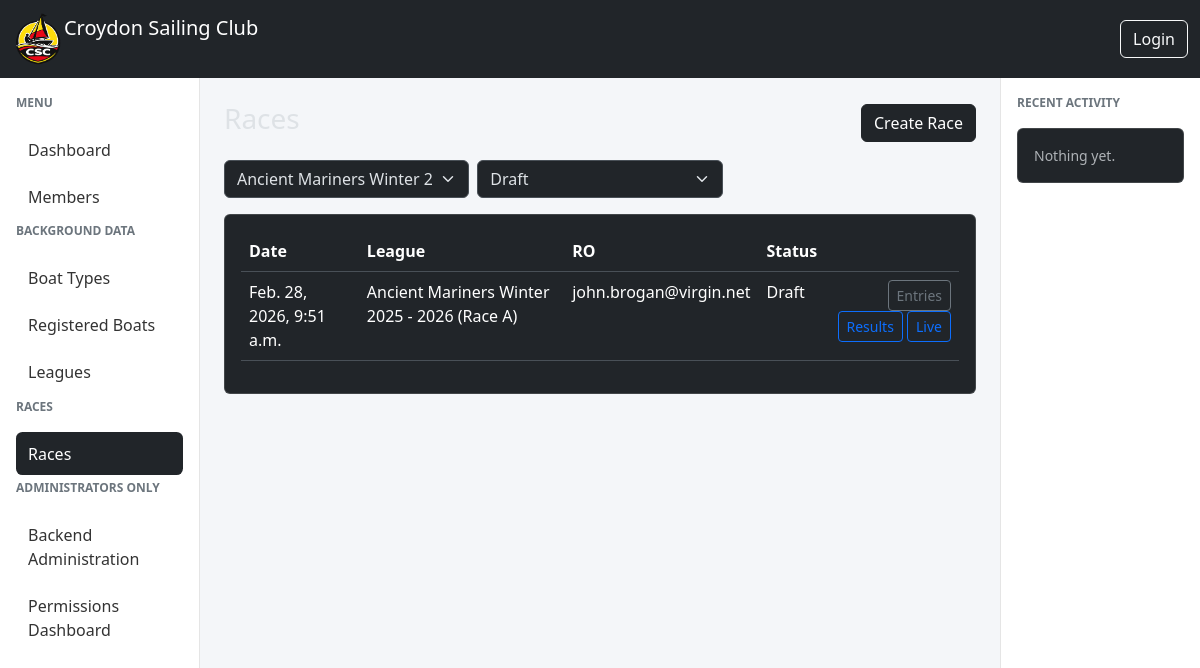
Page /races/?league=1&status=draft on the committed database.
### races/models.py (models this page shows, shortened)
class Race(models.Model):
    event = models.OneToOneField(Event, on_delete=models.CASCADE)
    league = models.ForeignKey(
        "races.League",
        on_delete=models.SET_NULL,
        null=True,
        blank=True,
        related_name="races",
    )
    race_officer = models.ForeignKey(
        settings.AUTH_USER_MODEL,
        on_delete=models.SET_NULL,
        null=True,
        related_name="races_as_ro",
    )
    assistant_race_officer = models.ForeignKey(
        settings.AUTH_USER_MODEL,
        on_delete=models.SET_NULL,
        null=True,
        blank=True,
        related_name="races_as_aro",
    )
    class RaceStatus(models.TextChoices):
        DRAFT = "draft", "Draft"
        OPEN = "open", "Open"
        RUNNING = "running", "Running"
        FINISHED = "finished", "Finished"
        VERIFIED = "verified", "Verified"
        LOCKED = "locked", "Locked"
    status = models.CharField(
        max_length=20,
        choices=RaceStatus.choices,
        default=RaceStatus.DRAFT,
    )

class Event(models.Model):
    class EventType(models.TextChoices):
        RACE = "race", "Race"
        MEETING = "meeting", "Meeting"
        WORKPARTY = "workparty", "Work Party"
    start_datetime = models.DateTimeField()
    type = models.CharField(max_length=20, choices=EventType.choices)
    created_by = models.ForeignKey(
        settings.AUTH_USER_MODEL,
        on_delete=models.SET_NULL,
        null=True,
        related_name="events_created",
    )
    created_at = models.DateTimeField(auto_now_add=True)
    is_active = models.BooleanField(default=True)

class League(models.Model):
    name = models.CharField(max_length=200, unique=True)
    description = models.CharField(max_length=200, blank=True)
    date_from = models.DateField(help_text='The first date a race can be added to this league')
    date_to = models.DateField(help_text='The last date a race can be added to this league')
    def __str__(self):
        return self.name

### members/models.py (models this page shows, shortened)
class Member(AbstractUser):
    username = models.CharField(
        max_length=150,
        unique=True,
        null=True,
        blank=True,
        verbose_name="Alias"
    )
    email = models.EmailField(
        unique=True,
        verbose_name="Email Address"
    )
    full_name = models.CharField(
        max_length=255,
        blank=True,
        help_text="Full name as an alternative to first and last name"
    )
    email_verified = models.BooleanField(
        default=False,
        help_text="Designates whether the user's email has been verified"
    )
    default_boat = models.ForeignKey(
        "races.RegisteredBoat",
        on_delete=models.SET_NULL,
        null=True,
        blank=True,
        related_name="default_for_members",
    )
    USERNAME_FIELD = "email"
    REQUIRED_FIELDS = ["username"]
    def __str__(self):
        return self.email

### races/views.py (the view)
# urls.py: path("", RaceListView.as_view(), name="races-list"),
class RaceListView(ListView):
    model = Race
    template_name = "races/race_list.html"
    context_object_name = "races"
    ordering = ["-event__start_datetime"]
    def get_queryset(self):
        qs = super().get_queryset().select_related("league")
        league_id = self.request.GET.get("league")
        status = self.request.GET.get("status")
        if league_id and league_id != "all":
            qs = qs.filter(league_id=league_id)
        if status and status != "all":
            qs = qs.filter(status=status)
        qs = qs.annotate(
            has_events=Exists(
                RaceEvent.objects.filter(
                    race=OuterRef("pk"),
                    event_type="start"
                )
            )
        )
        return qs
    def get_context_data(self, **kwargs):
        context = super().get_context_data(**kwargs)
        context["leagues"] = League.objects.order_by("name")
        context["selected_league"] = self.request.GET.get("league", "all")
        context["selected_status"] = self.request.GET.get("status", "all")
        return context

### races/templates/races/race_list.html (shortened to what this page needs)
{% extends "base.html" %}
{% block content %}
<div class="d-flex justify-content-between align-items-center mb-3">
    <h3>Races</h3>
    <a href="{% url 'race-add' %}" class="btn btn-dark">
        Create Race
    </a>
</div>
<form method="get" class="row g-2 mb-3">
    <div class="col-md-4">
        <select name="league" class="form-select" onchange="this.form.submit()">
            {% for l in leagues %}
                <option value="{{ l.id }}"
                    {% if selected_league == l.id|stringformat:"s" %}selected{% endif %}>
                    {{ l.name }}
                </option>
            {% endfor %}
        </select>
    </div>
    <div class="col-md-4">
        <select name="status" class="form-select" onchange="this.form.submit()">
            {% for value, label in races.model.RaceStatus.choices %}
                <option value="{{ value }}"
                    {% if selected_status == value %}selected{% endif %}>
                    {{ label }}
                </option>
            {% endfor %}
        </select>
    </div>
</form>
<div class="card">
    <div class="card-body">
        <table class="table table-hover">
            <thead>
                <tr>
                    <th>Date</th>
                    <th>League</th>
                    <th>RO</th>
                    <th>Status</th>
                    <th></th>
                </tr>
            </thead>
            <tbody>
            {% for race in races %}
                <tr>
                    <td>{{ race.event.start_datetime }}</td>
                    <td>{{ race.league|default:"—" }}</td>
                    <td>{{ race.race_officer|default:"—" }}</td>
                    <td>{{ race.get_status_display }}</td>
                    <td class="text-end">
                        <a href="{% url 'race-entries' race.pk %}"
                           class="btn btn-sm btn-outline-secondary">
                           Entries
                        </a>
                        <a href="{% url 'select-result-set' race.id %}"
                            class="btn btn-sm btn-outline-primary">
                            Results
                        </a>
                        {% if race.has_events %}
                        <a href="{% url 'race-live' race.id %}" class="btn btn-sm btn-success">
                                Live
                            </a>
                        {% else %}
                            <a href="{% url 'race-live' race.id %}" class="btn btn-sm btn-outline-primary">
                                Live
                            </a>
                        {% endif %}
                    </td>
                </tr>
            {% empty %}
                <tr>
                    <td colspan="5" class="text-center text-muted">
                        No races yet
                    </td>
                </tr>
            {% endfor %}
            </tbody>
        </table>
    </div>
</div>
{% endblock %}

### csc_manager/templates/base.html (style rules this page uses)
body { background-color: #f4f6f9; }

### rows in the picture
Race: event.start_datetime "Feb. 28, 2026, 9:51 a.m.", league "Ancient Mariners Winter 2025 - 2026 (Race A)", race_officer "john.brogan@virgin.net", status "Draft", shows "Live"

### other values in the picture
form field league "Ancient Mariners Winter 2025 - 2026 (Race A)"
form field status "Draft"
